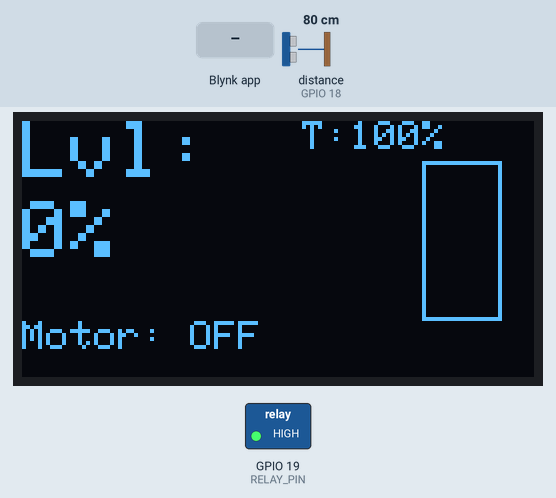
Simulated run of this sketch. Board: ESP32. Parts: 128×64 one-colour display, switched loads named in the sketch (green lamp = pin HIGH). Wiring (inferred from the names in the program): ultrasonic range finder: trigger GPIO 5; echo GPIO 18. The inputs (shaded band) are chosen by the test bench; at power-on: distance to the obstacle (sensor on GPIO 18) 80 cm. The echo pulse lasts 58.3 µs per cm; WiFi joins after 1.5 s; servers stay silent unless stated; pins used as bus, display or sensor lines are not drawn; what the sketch prints to the serial monitor is not drawn.

Above: at 2.6 s.
2.7 s: Blynk app writes 1 to V1
At 4.5 s:
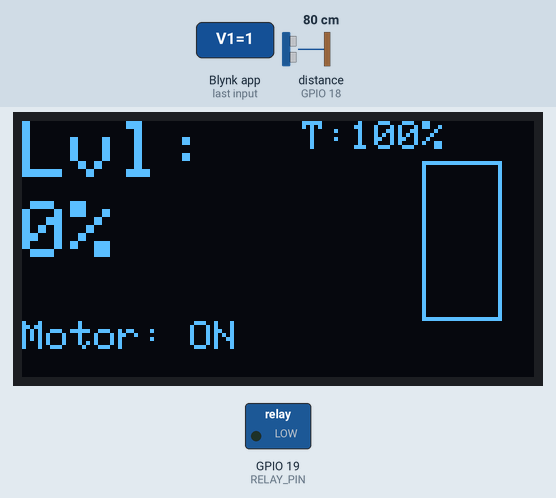
5.5 s: distance to the obstacle (sensor on GPIO 18) set to 6 cm
At 7.0 s:
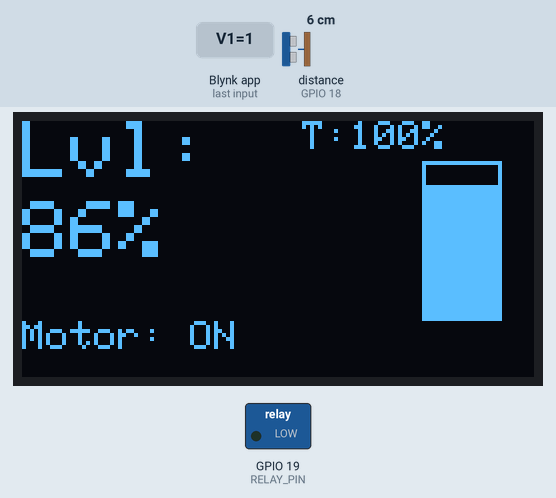
7.5 s: distance to the obstacle (sensor on GPIO 18) set to 3 cm
At 11.2 s:
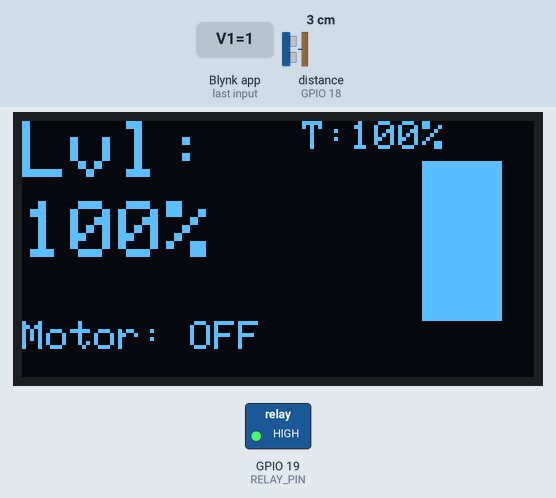
11.5 s: distance to the obstacle (sensor on GPIO 18) set to 9 cm
At 12.8 s:
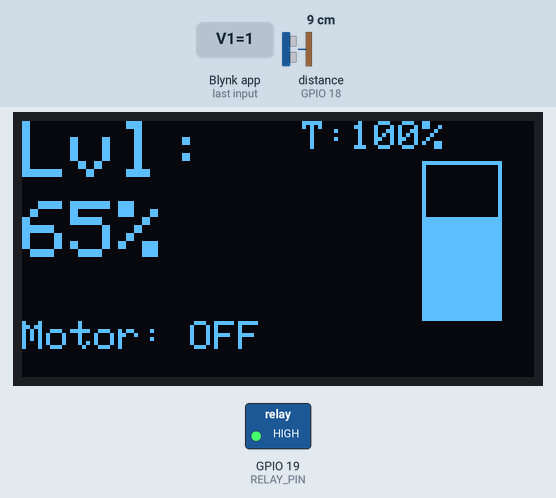
13.5 s: Blynk app writes 1 to V2
At 15.5 s:
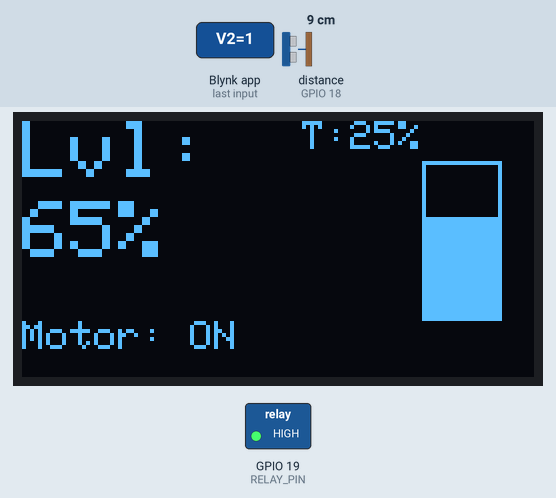
17.5 s: Blynk app writes 1 to V3
At 17.9 s:
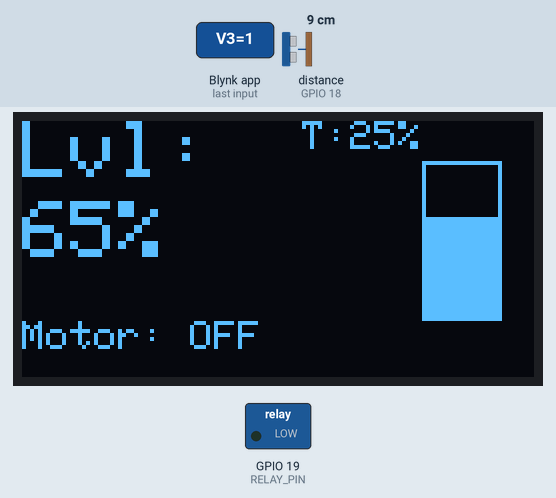
Timing chart, 0 to 20.5 s (numbered marks = the images above; inputs shaded):
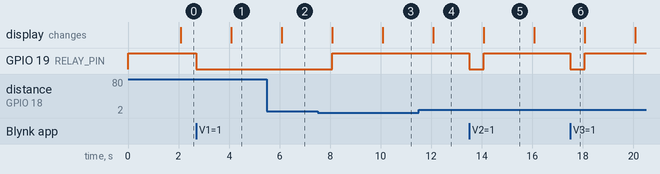

Measured:
- the behaviour switches between 5 and 4 cm on distance to the obstacle (sensor on GPIO 18) (found by bisection; images 2 and 3)
- after the input at 2.7 s, GPIO 19 (RELAY_PIN): HIGH → LOW at once; the display: changes after 1.4 s (image 1)
- after the input at 5.5 s, the display: changes after 0.58 s (image 2)
- after the input at 7.5 s, GPIO 19 (RELAY_PIN): LOW → HIGH after 0.58 s; the display: first differs from a run without the input after 0.58 s (image 3 shows a later state)
- after the input at 11.5 s, the display: changes after 0.58 s (image 4)
- after the input at 13.5 s, GPIO 19 (RELAY_PIN): HIGH → LOW at once, → HIGH 0.58 s later; the display: first differs from a run without the input after 0.58 s (image 5)
- after the input at 17.5 s, GPIO 19 (RELAY_PIN): HIGH → LOW at once, → HIGH 0.58 s later

The sketch:

75.ino
```cpp
#define BLYNK_TEMPLATE_ID "TMPL3nhkrmene"
#define BLYNK_TEMPLATE_NAME "Water level"
#define BLYNK_AUTH_TOKEN "F9AI-z0hIoxtLap4I8s20HKIIS0oq-3n"

#include <WiFi.h>
#include <Wire.h>
#include <Adafruit_SSD1306.h>
#include <BlynkSimpleEsp32.h>

#define RELAY_PIN 19
#define TRIG_PIN 5
#define ECHO_PIN 18

#define SCREEN_WIDTH 128
#define SCREEN_HEIGHT 64

#define MAX_DEPTH_CM 17.0
#define MIN_DISTANCE_CM 3.0

Adafruit_SSD1306 display(SCREEN_WIDTH, SCREEN_HEIGHT, &Wire, -1);

char ssid[] = "Ebi Immanual";
char pass[] = "12345678";

BlynkTimer timer;

bool motorState = false;

int targetLevel = 100;
bool targetMode = false;
int activeButton = 0;

// -------- WATER USAGE TRACKING --------
int prevZone = -1;
float dailyUsage = 0;

// -------- WEEKLY STORAGE --------
float weeklyUsage[7] = {0};
int dayIndex = 0;

unsigned long lastDayTime = 0;
#define DAY_INTERVAL 10000UL   // 1 minute = 1 day (for testing)
// ---------------- SETUP ----------------
void setup()
{
  Serial.begin(115200);

  WiFi.begin(ssid, pass);
  Blynk.config(BLYNK_AUTH_TOKEN);

  pinMode(TRIG_PIN, OUTPUT);
  pinMode(ECHO_PIN, INPUT);

  pinMode(RELAY_PIN, OUTPUT);
  digitalWrite(RELAY_PIN, HIGH);

  if (!display.begin(SSD1306_SWITCHCAPVCC, 0x3C))
  {
    Serial.println("OLED init failed");
    while (true);
  }

  display.clearDisplay();
  display.setTextSize(1);
  display.setCursor(0,0);
  display.println("Water Monitor Init");
  display.display();
  display.setTextColor(SSD1306_WHITE);

  timer.setInterval(2000L, measureWaterLevel);
}

// ---------------- LOOP ----------------
void loop()
{
  if (WiFi.status() == WL_CONNECTED)
  {
    Blynk.run();
  }
  timer.run();
}

// ---------------- SENSOR + LOGIC ----------------
void measureWaterLevel()
{
  digitalWrite(TRIG_PIN, LOW);
  delayMicroseconds(2);

  digitalWrite(TRIG_PIN, HIGH);
  delayMicroseconds(10);
  digitalWrite(TRIG_PIN, LOW);

  long duration = pulseIn(ECHO_PIN, HIGH, 30000);

  float distance = duration * 0.034 / 2;

  if(distance < MIN_DISTANCE_CM)
    distance = MIN_DISTANCE_CM;

  if(distance > MAX_DEPTH_CM)
    distance = MAX_DEPTH_CM;

  int percent = map(distance, MIN_DISTANCE_CM, MAX_DEPTH_CM, 100, 0);

  Serial.print("Water Level: ");
  Serial.print(percent);
  Serial.println("%");

  // -------- ZONE LOGIC --------
  int currentZone;

  if(percent > 75) currentZone = 0;
  else if(percent > 50) currentZone = 1;
  else if(percent > 25) currentZone = 2;
  else if(percent > 10) currentZone = 3;
  else currentZone = 4;

  if(prevZone == -1)
  {
    prevZone = currentZone;
  }
  else if(currentZone > prevZone)
  {
    float usage = 0;

    if(currentZone == 1) usage = 125;
    else if(currentZone == 2) usage = 125;
    else if(currentZone == 3) usage = 125;
    else if(currentZone == 4) usage = 75;

    dailyUsage += usage;

    Serial.print("Used: ");
    Serial.print(usage);
    Serial.println(" L");

    Serial.print("Total: ");
    Serial.print(dailyUsage);
    Serial.println(" L");

    prevZone = currentZone;
  }
  else if(currentZone < prevZone)
  {
    prevZone = currentZone;
  }

  // -------- DAILY RESET --------
  if(millis() - lastDayTime >= DAY_INTERVAL)
  {
    lastDayTime = millis();

    weeklyUsage[dayIndex] = dailyUsage;

    dayIndex++;
    if(dayIndex >= 7) dayIndex = 0;

    dailyUsage = 0;

    Serial.println("New Day → Reset");
  }

  updateDisplay(percent);

  // -------- TARGET MODE --------
  if(targetMode)
  {
    if(percent >= targetLevel && motorState)
    {
      digitalWrite(RELAY_PIN, HIGH);
      motorState = false;

      if(activeButton == 2) Blynk.virtualWrite(V2, 0);
      if(activeButton == 3) Blynk.virtualWrite(V3, 0);
      if(activeButton == 4) Blynk.virtualWrite(V4, 0);

      Blynk.virtualWrite(V1, 0);
      targetMode = false;
      activeButton = 0;
    }
  }
  else
  {
    if(percent >= 95 && motorState)
    {
      digitalWrite(RELAY_PIN, HIGH);
      motorState = false;
      Blynk.virtualWrite(V1, 0);
    }
  }

  // -------- SEND TO BLYNK --------
  if(WiFi.status() == WL_CONNECTED)
  {
    Blynk.virtualWrite(V0, percent);

    // Weekly data
    Blynk.virtualWrite(V5, weeklyUsage[0]);
    Blynk.virtualWrite(V6, weeklyUsage[1]);
    Blynk.virtualWrite(V7, weeklyUsage[2]);
    Blynk.virtualWrite(V8, weeklyUsage[3]);
    Blynk.virtualWrite(V9, weeklyUsage[4]);
    Blynk.virtualWrite(V10, weeklyUsage[5]);
    Blynk.virtualWrite(V11, weeklyUsage[6]);
  }
}

// ---------------- OLED ----------------
void updateDisplay(int percent)
{
  display.clearDisplay();

  display.setTextSize(2);
  display.setCursor(0,0);
  display.print("Lvl:");

  display.setCursor(0,20);
  display.print(percent);
  display.print("%");

  display.setTextSize(1);
  display.setCursor(70,0);
  display.print("T:");
  display.print(targetLevel);
  display.print("%");

  display.setCursor(0,50);
  if(motorState)
    display.print("Motor: ON");
  else
    display.print("Motor: OFF");

  int barHeight = map(percent,0,100,0,40);
  display.drawRect(100,10,20,40,SSD1306_WHITE);
  display.fillRect(100,50-barHeight,20,barHeight,SSD1306_WHITE);

  display.display();
}

// ---------------- MANUAL ----------------
BLYNK_WRITE(V1)
{
  int value = param.asInt();

  if(value == 1)
  {
    digitalWrite(RELAY_PIN, LOW);
    motorState = true;
    targetMode = false;
  }
  else
  {
    digitalWrite(RELAY_PIN, HIGH);
    motorState = false;
  }
}

// ---------------- TARGET BUTTONS ----------------

BLYNK_WRITE(V2)
{
  if(param.asInt() == 1)
  {
    targetLevel = 25;
    targetMode = true;
    activeButton = 2;

    digitalWrite(RELAY_PIN, LOW);
    motorState = true;

    Blynk.virtualWrite(V3, 0);
    Blynk.virtualWrite(V4, 0);
  }
}

BLYNK_WRITE(V3)
{
  if(param.asInt() == 1)
  {
    targetLevel = 50;
    targetMode = true;
    activeButton = 3;

    digitalWrite(RELAY_PIN, LOW);
    motorState = true;

    Blynk.virtualWrite(V2, 0);
    Blynk.virtualWrite(V4, 0);
  }
}

BLYNK_WRITE(V4)
{
  if(param.asInt() == 1)
  {
    targetLevel = 75;
    targetMode = true;
    activeButton = 4;

    digitalWrite(RELAY_PIN, LOW);
    motorState = true;

    Blynk.virtualWrite(V2, 0);
    Blynk.virtualWrite(V3, 0);
  }
}
```
